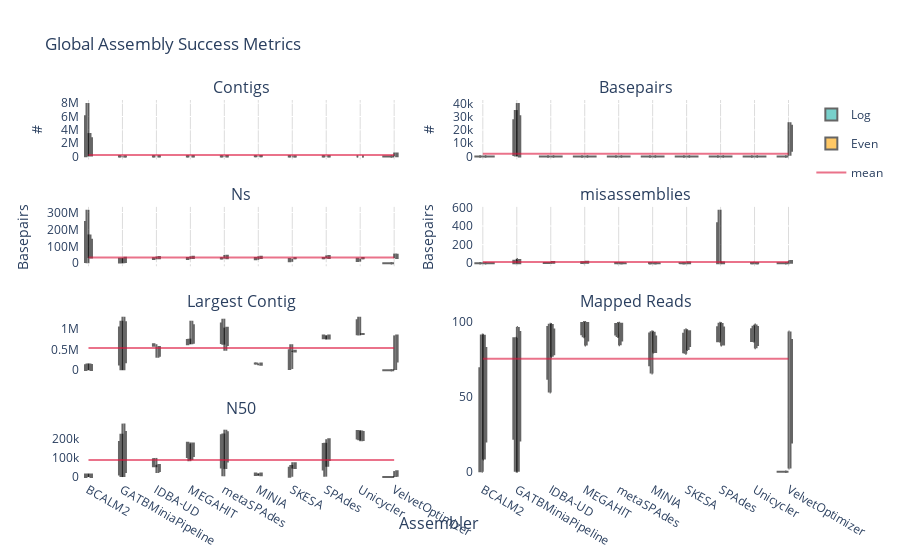

Source (notebook cell):
### Markdown cell above
## Plot Statistics

### Code cell
fig_global = make_subplots(rows=4, cols=2, shared_xaxes=True, x_title="Assembler", 
                           subplot_titles=('Contigs', 'Basepairs', 'Ns', 'misassemblies','Largest Contig', 'Mapped Reads', 'N50'),
                           specs=[[{}, {}],[{}, {}],[{},{'rowspan': 2}],[{}, None]])
row_coord = 1
for column in ['contigs', 'basepairs', 'max_contig', 'n50']:
    showlegend = True if row_coord == 1 else False
    #log
    fig_global.add_trace(go.Violin(y=global_pipeline_metrics_df[column][global_pipeline_metrics_df['distribution'] == 'Log'],
                                   x=global_pipeline_metrics_df['assembler'][global_pipeline_metrics_df['distribution'] == 'Log'],
                                   legendgroup='Log', scalegroup='Log', name='Log', box_visible=True, line_color='black',
                                   meanline_visible=True, fillcolor='lightseagreen', opacity=0.6, side='negative',
                                   showlegend=showlegend, spanmode='hard'),
                         row=row_coord, col=1)
    #even
    fig_global.add_trace(go.Violin(y=global_pipeline_metrics_df[column][global_pipeline_metrics_df['distribution'] == 'Even'],
                               x=global_pipeline_metrics_df['assembler'][global_pipeline_metrics_df['distribution'] == 'Even'],
                               legendgroup='Even', scalegroup='Even', name='Even', box_visible=True, line_color='black',
                               meanline_visible=True, fillcolor='orange', opacity=0.6, side='positive',
                               showlegend=showlegend, spanmode='hard'),
                     row=row_coord, col=1)
    #mean
    fig_global.add_trace(go.Scatter(y=[global_pipeline_metrics_df[column].mean()]*len(global_pipeline_metrics_df['assembler']), 
                                    x=global_pipeline_metrics_df['assembler'], mode='lines', name='mean',
                                    line=dict(color="crimson"), opacity=0.6, showlegend=showlegend),
                         row=row_coord, col=1)

    row_coord += 1

row_coord = 1
for column in ['Ns', 'misassemblies']:
    #log
    fig_global.add_trace(go.Violin(y=global_pipeline_metrics_df[column][global_pipeline_metrics_df['distribution'] == 'Log'],
                                   x=global_pipeline_metrics_df['assembler'][global_pipeline_metrics_df['distribution'] == 'Log'],
                                   legendgroup='Log', scalegroup='Log', name='Log', box_visible=True, line_color='black',
                                   meanline_visible=True, fillcolor='lightseagreen', opacity=0.6, side='negative',
                                   showlegend=False, spanmode='hard'),
                         row=row_coord, col=2)
    #even
    fig_global.add_trace(go.Violin(y=global_pipeline_metrics_df[column][global_pipeline_metrics_df['distribution'] == 'Even'],
                               x=global_pipeline_metrics_df['assembler'][global_pipeline_metrics_df['distribution'] == 'Even'],
                               legendgroup='Even', scalegroup='Even', name='Even', box_visible=True, line_color='black',
                               meanline_visible=True, fillcolor='orange', opacity=0.6, side='positive',
                               showlegend=False, spanmode='hard'),
                     row=row_coord, col=2)
    #mean
    fig_global.add_trace(go.Scatter(y=[global_pipeline_metrics_df[column].mean()]*len(global_pipeline_metrics_df['assembler']), 
                                    x=global_pipeline_metrics_df['assembler'], mode='lines', name='mean',
                                    line=dict(color="crimson"), opacity=0.6, showlegend=False),
                         row=row_coord, col=2)
    row_coord += 1

fig_global.add_trace(go.Violin(y=global_pipeline_metrics_df['mapped_reads'][global_pipeline_metrics_df['distribution'] == 'Log'], 
                                     x=global_pipeline_metrics_df['assembler'][global_pipeline_metrics_df['distribution'] == 'Log'],
                                     box_visible=True, line_color='black',legendgroup='Log', scalegroup='Log', name='Log',
                                     meanline_visible=True, fillcolor='lightseagreen', opacity=0.6, side='negative',
                                     showlegend=False, spanmode='hard'), row=3, col=2)
fig_global.add_trace(go.Violin(y=global_pipeline_metrics_df['mapped_reads'][global_pipeline_metrics_df['distribution'] == 'Even'], 
                                     x=global_pipeline_metrics_df['assembler'][global_pipeline_metrics_df['distribution'] == 'Even'],
                                     box_visible=True, line_color='black',legendgroup='Even', scalegroup='Even', name='Even',
                                     meanline_visible=True, fillcolor='orange', opacity=0.6, side='positive',
                                     showlegend=False, spanmode='hard'), row=3, col=2)
fig_global.add_trace(go.Scatter(y=[global_pipeline_metrics_df['mapped_reads'].mean()]*len(global_pipeline_metrics_df['assembler']), 
                                     x=global_pipeline_metrics_df['assembler'], mode='lines',name='mean',
                                     line=dict(color="crimson"), opacity=0.6, showlegend=False), row=3, col=2)


fig_global.update_layout(plot_bgcolor='rgb(255,255,255)', title_text="Global Assembly Success Metrics")
# grid
fig_global['layout']['xaxis']['gridcolor']='#DCDCDC'
fig_global['layout']['xaxis2']['gridcolor']='#DCDCDC'
fig_global['layout']['xaxis3']['gridcolor']='#DCDCDC'
fig_global['layout']['xaxis4']['gridcolor']='#DCDCDC'
# y-axis legends
fig_global['layout']['yaxis']['title']='#'
fig_global['layout']['yaxis2']['title']='#'
fig_global['layout']['yaxis3']['title']='Basepairs'
fig_global['layout']['yaxis4']['title']='Basepairs'

fig_global.update_layout(violingap=0, violinmode='overlay')

fig_global.show()

### Figure 1 — Plotly figure (JSON) as saved in the notebook; plotly's stock layout.template omitted (floating-point values rounded to 4 significant figures)
{"data": [{"box": {"visible": true}, "fillcolor": "lightseagreen", "legendgroup": "Log", "line": {"color": "black"}, "meanline": {"visible": true}, "name": "Log", "opacity": 0.6, "scalegroup": "Log", "showlegend": true, "side": "negative", "spanmode": "hard", "type": "violin", "x": ["BCALM2", "GATBMiniaPipeline", "IDBA-UD", "MEGAHIT", "metaSPAdes", "MINIA", "SKESA", "SPAdes", "Unicycler", "VelvetOptimizer", "BCALM2", "GATBMiniaPipeline", "IDBA-UD", "MEGAHIT", "metaSPAdes", "MINIA", "SKESA", "SPAdes", "Unicycler", "VelvetOptimizer", "BCALM2", "GATBMiniaPipeline", "IDBA-UD", "MEGAHIT", "metaSPAdes", "MINIA", "SKESA", "SPAdes", "Unicycler", "VelvetOptimizer"], "xaxis": "x", "y": [25293, 0, 1774, 810, 692, 13750, 990, 1569, 626, 0, 8035706, 6672, 14151, 14172, 26294, 37275, 8822, 36216, 202, 0, 0, 573, 1787, 915, 824, 25178, 24071, 8910, 571, 0], "yaxis": "y"}, {"box": {"visible": true}, "fillcolor": "orange", "legendgroup": "Even", "line": {"color": "black"}, "meanline": {"visible": true}, "name": "Even", "opacity": 0.6, "scalegroup": "Even", "showlegend": true, "side": "positive", "spanmode": "hard", "type": "violin", "x": ["BCALM2", "GATBMiniaPipeline", "IDBA-UD", "MEGAHIT", "metaSPAdes", "MINIA", "SKESA", "SPAdes", "Unicycler", "VelvetOptimizer", "BCALM2", "GATBMiniaPipeline", "IDBA-UD", "MEGAHIT", "metaSPAdes", "MINIA", "SKESA", "SPAdes", "Unicycler", "VelvetOptimizer", "BCALM2", "GATBMiniaPipeline", "IDBA-UD", "MEGAHIT", "metaSPAdes", "MINIA", "SKESA", "SPAdes", "Unicycler", "VelvetOptimizer"], "xaxis": "x", "y": [395209, 456, 1808, 1076, 819, 17451, 2009, 7786, 705, 15622, 25293, 0, 1845, 809, 636, 16548, 1607, 1132, 970, 8783, 3508016, 5400, 20191, 20614, 61637, 67974, 1352, 39809, 909, 583131], "yaxis": "y"}, {"line": {"color": "crimson"}, "mode": "lines", "name": "mean", "opacity": 0.6, "showlegend": true, "type": "scatter", "x": ["BCALM2", "GATBMiniaPipeline", "IDBA-UD", "MEGAHIT", "metaSPAdes", "MINIA", "SKESA", "SPAdes", "Unicycler", "VelvetOptimizer", "BCALM2", "GATBMiniaPipeline", "IDBA-UD", "MEGAHIT", "metaSPAdes", "MINIA", "SKESA", "SPAdes", "Unicycler", "VelvetOptimizer", "BCALM2", "GATBMiniaPipeline", "IDBA-UD", "MEGAHIT", "metaSPAdes", "MINIA", "SKESA", "SPAdes", "Unicycler", "VelvetOptimizer", "BCALM2", "GATBMiniaPipeline", "IDBA-UD", "MEGAHIT", "metaSPAdes", "MINIA", "SKESA", "SPAdes", "Unicycler", "VelvetOptimizer", "BCALM2", "GATBMiniaPipeline", "IDBA-UD", "MEGAHIT", "metaSPAdes", "MINIA", "SKESA", "SPAdes", "Unicycler", "VelvetOptimizer", "BCALM2", "GATBMiniaPipeline", "IDBA-UD", "MEGAHIT", "metaSPAdes", "MINIA", "SKESA", "SPAdes", "Unicycler", "VelvetOptimizer"], "xaxis": "x", "y": [218300.0, 218300.0, 218300.0, 218300.0, 218300.0, 218300.0, 218300.0, 218300.0, 218300.0, 218300.0, 218300.0, 218300.0, 218300.0, 218300.0, 218300.0, 218300.0, 218300.0, 218300.0, 218300.0, 218300.0, 218300.0, 218300.0, 218300.0, 218300.0, 218300.0, 218300.0, 218300.0, 218300.0, 218300.0, 218300.0, 218300.0, 218300.0, 218300.0, 218300.0, 218300.0, 218300.0, 218300.0, 218300.0, 218300.0, 218300.0, 218300.0, 218300.0, 218300.0, 218300.0, 218300.0, 218300.0, 218300.0, 218300.0, 218300.0, 218300.0, 218300.0, 218300.0, 218300.0, 218300.0, 218300.0, 218300.0, 218300.0, 218300.0, 218300.0, 218300.0], "yaxis": "y"}, {"box": {"visible": true}, "fillcolor": "lightseagreen", "legendgroup": "Log", "line": {"color": "black"}, "meanline": {"visible": true}, "name": "Log", "opacity": 0.6, "scalegroup": "Log", "showlegend": false, "side": "negative", "spanmode": "hard", "type": "violin", "x": ["BCALM2", "GATBMiniaPipeline", "IDBA-UD", "MEGAHIT", "metaSPAdes", "MINIA", "SKESA", "SPAdes", "Unicycler", "VelvetOptimizer", "BCALM2", "GATBMiniaPipeline", "IDBA-UD", "MEGAHIT", "metaSPAdes", "MINIA", "SKESA", "SPAdes", "Unicycler", "VelvetOptimizer", "BCALM2", "GATBMiniaPipeline", "IDBA-UD", "MEGAHIT", "metaSPAdes", "MINIA", "SKESA", "SPAdes", "Unicycler", "VelvetOptimizer"], "xaxis": "x3", "y": [31046921, 0, 30387775, 30550299, 30394094, 30499670, 19734265, 30474914, 24237959, 0, 315567452, 17151500, 23586259, 24498566, 27823481, 20758079, 8818742, 29515613, 9733620, 0, 0, 30464688, 30347186, 30585063, 30484590, 30957025, 26344064, 31037639, 27485372, 0], "yaxis": "y3"}, {"box": {"visible": true}, "fillcolor": "orange", "legendgroup": "Even", "line": {"color": "black"}, "meanline": {"visible": true}, "name": "Even", "opacity": 0.6, "scalegroup": "Even", "showlegend": false, "side": "positive", "spanmode": "hard", "type": "violin", "x": ["BCALM2", "GATBMiniaPipeline", "IDBA-UD", "MEGAHIT", "metaSPAdes", "MINIA", "SKESA", "SPAdes", "Unicycler", "VelvetOptimizer", "BCALM2", "GATBMiniaPipeline", "IDBA-UD", "MEGAHIT", "metaSPAdes", "MINIA", "SKESA", "SPAdes", "Unicycler", "VelvetOptimizer", "BCALM2", "GATBMiniaPipeline", "IDBA-UD", "MEGAHIT", "metaSPAdes", "MINIA", "SKESA", "SPAdes", "Unicycler", "VelvetOptimizer"], "xaxis": "x3", "y": [45781136, 30458023, 30395802, 30628130, 30472093, 30676700, 30081658, 30958558, 30388464, 31184863, 31046921, 0, 30395584, 30544991, 30459024, 30657602, 30142664, 30457357, 30377844, 30555066, 170402348, 32811321, 39779015, 41166407, 48961158, 41185484, 30430077, 46536814, 30590156, 57139680], "yaxis": "y3"}, {"line": {"color": "crimson"}, "mode": "lines", "name": "mean", "opacity": 0.6, "showlegend": false, "type": "scatter", "x": ["BCALM2", "GATBMiniaPipeline", "IDBA-UD", "MEGAHIT", "metaSPAdes", "MINIA", "SKESA", "SPAdes", "Unicycler", "VelvetOptimizer", "BCALM2", "GATBMiniaPipeline", "IDBA-UD", "MEGAHIT", "metaSPAdes", "MINIA", "SKESA", "SPAdes", "Unicycler", "VelvetOptimizer", "BCALM2", "GATBMiniaPipeline", "IDBA-UD", "MEGAHIT", "metaSPAdes", "MINIA", "SKESA", "SPAdes", "Unicycler", "VelvetOptimizer", "BCALM2", "GATBMiniaPipeline", "IDBA-UD", "MEGAHIT", "metaSPAdes", "MINIA", "SKESA", "SPAdes", "Unicycler", "VelvetOptimizer", "BCALM2", "GATBMiniaPipeline", "IDBA-UD", "MEGAHIT", "metaSPAdes", "MINIA", "SKESA", "SPAdes", "Unicycler", "VelvetOptimizer", "BCALM2", "GATBMiniaPipeline", "IDBA-UD", "MEGAHIT", "metaSPAdes", "MINIA", "SKESA", "SPAdes", "Unicycler", "VelvetOptimizer"], "xaxis": "x3", "y": [34620000.0, 34620000.0, 34620000.0, 34620000.0, 34620000.0, 34620000.0, 34620000.0, 34620000.0, 34620000.0, 34620000.0, 34620000.0, 34620000.0, 34620000.0, 34620000.0, 34620000.0, 34620000.0, 34620000.0, 34620000.0, 34620000.0, 34620000.0, 34620000.0, 34620000.0, 34620000.0, 34620000.0, 34620000.0, 34620000.0, 34620000.0, 34620000.0, 34620000.0, 34620000.0, 34620000.0, 34620000.0, 34620000.0, 34620000.0, 34620000.0, 34620000.0, 34620000.0, 34620000.0, 34620000.0, 34620000.0, 34620000.0, 34620000.0, 34620000.0, 34620000.0, 34620000.0, 34620000.0, 34620000.0, 34620000.0, 34620000.0, 34620000.0, 34620000.0, 34620000.0, 34620000.0, 34620000.0, 34620000.0, 34620000.0, 34620000.0, 34620000.0, 34620000.0, 34620000.0], "yaxis": "y3"}, {"box": {"visible": true}, "fillcolor": "lightseagreen", "legendgroup": "Log", "line": {"color": "black"}, "meanline": {"visible": true}, "name": "Log", "opacity": 0.6, "scalegroup": "Log", "showlegend": false, "side": "negative", "spanmode": "hard", "type": "violin", "x": ["BCALM2", "GATBMiniaPipeline", "IDBA-UD", "MEGAHIT", "metaSPAdes", "MINIA", "SKESA", "SPAdes", "Unicycler", "VelvetOptimizer", "BCALM2", "GATBMiniaPipeline", "IDBA-UD", "MEGAHIT", "metaSPAdes", "MINIA", "SKESA", "SPAdes", "Unicycler", "VelvetOptimizer", "BCALM2", "GATBMiniaPipeline", "IDBA-UD", "MEGAHIT", "metaSPAdes", "MINIA", "SKESA", "SPAdes", "Unicycler", "VelvetOptimizer"], "xaxis": "x5", "y": [161812, 0, 585610, 632274, 1254775, 161812, 632013, 753683, 949816, 0, 3093, 542997, 632213, 768410, 622107, 163543, 29155, 847683, 847639, 0, 0, 1204187, 631970, 632274, 780172, 161812, 35242, 847495, 1301952, 0], "yaxis": "y5"}, {"box": {"visible": true}, "fillcolor": "orange", "legendgroup": "Even", "line": {"color": "black"}, "meanline": {"visible": true}, "name": "Even", "opacity": 0.6, "scalegroup": "Even", "showlegend": false, "side": "positive", "spanmode": "hard", "type": "violin", "x": ["BCALM2", "GATBMiniaPipeline", "IDBA-UD", "MEGAHIT", "metaSPAdes", "MINIA", "SKESA", "SPAdes", "Unicycler", "VelvetOptimizer", "BCALM2", "GATBMiniaPipeline", "IDBA-UD", "MEGAHIT", "metaSPAdes", "MINIA", "SKESA", "SPAdes", "Unicycler", "VelvetOptimizer", "BCALM2", "GATBMiniaPipeline", "IDBA-UD", "MEGAHIT", "metaSPAdes", "MINIA", "SKESA", "SPAdes", "Unicycler", "VelvetOptimizer"], "xaxis": "x5", "y": [16662, 1303074, 585610, 768389, 1032828, 161812, 474592, 847495, 882570, 846904, 161812, 0, 493975, 632274, 1036942, 161812, 474592, 847683, 882626, 847680, 994, 768462, 303329, 1205839, 473277, 117945, 446163, 745370, 882404, 1418], "yaxis": "y5"}, {"line": {"color": "crimson"}, "mode": "lines", "name": "mean", "opacity": 0.6, "showlegend": false, "type": "scatter", "x": ["BCALM2", "GATBMiniaPipeline", "IDBA-UD", "MEGAHIT", "metaSPAdes", "MINIA", "SKESA", "SPAdes", "Unicycler", "VelvetOptimizer", "BCALM2", "GATBMiniaPipeline", "IDBA-UD", "MEGAHIT", "metaSPAdes", "MINIA", "SKESA", "SPAdes", "Unicycler", "VelvetOptimizer", "BCALM2", "GATBMiniaPipeline", "IDBA-UD", "MEGAHIT", "metaSPAdes", "MINIA", "SKESA", "SPAdes", "Unicycler", "VelvetOptimizer", "BCALM2", "GATBMiniaPipeline", "IDBA-UD", "MEGAHIT", "metaSPAdes", "MINIA", "SKESA", "SPAdes", "Unicycler", "VelvetOptimizer", "BCALM2", "GATBMiniaPipeline", "IDBA-UD", "MEGAHIT", "metaSPAdes", "MINIA", "SKESA", "SPAdes", "Unicycler", "VelvetOptimizer", "BCALM2", "GATBMiniaPipeline", "IDBA-UD", "MEGAHIT", "metaSPAdes", "MINIA", "SKESA", "SPAdes", "Unicycler", "VelvetOptimizer"], "xaxis": "x5", "y": [543100.0, 543100.0, 543100.0, 543100.0, 543100.0, 543100.0, 543100.0, 543100.0, 543100.0, 543100.0, 543100.0, 543100.0, 543100.0, 543100.0, 543100.0, 543100.0, 543100.0, 543100.0, 543100.0, 543100.0, 543100.0, 543100.0, 543100.0, 543100.0, 543100.0, 543100.0, 543100.0, 543100.0, 543100.0, 543100.0, 543100.0, 543100.0, 543100.0, 543100.0, 543100.0, 543100.0, 543100.0, 543100.0, 543100.0, 543100.0, 543100.0, 543100.0, 543100.0, 543100.0, 543100.0, 543100.0, 543100.0, 543100.0, 543100.0, 543100.0, 543100.0, 543100.0, 543100.0, 543100.0, 543100.0, 543100.0, 543100.0, 543100.0, 543100.0, 543100.0], "yaxis": "y5"}, {"box": {"visible": true}, "fillcolor": "lightseagreen", "legendgroup": "Log", "line": {"color": "black"}, "meanline": {"visible": true}, "name": "Log", "opacity": 0.6, "scalegroup": "Log", "showlegend": false, "side": "negative", "spanmode": "hard", "type": "violin", "x": ["BCALM2", "GATBMiniaPipeline", "IDBA-UD", "MEGAHIT", "metaSPAdes", "MINIA", "SKESA", "SPAdes", "Unicycler", "VelvetOptimizer", "BCALM2", "GATBMiniaPipeline", "IDBA-UD", "MEGAHIT", "metaSPAdes", "MINIA", "SKESA", "SPAdes", "Unicycler", "VelvetOptimizer", "BCALM2", "GATBMiniaPipeline", "IDBA-UD", "MEGAHIT", "metaSPAdes", "MINIA", "SKESA", "SPAdes", "Unicycler", "VelvetOptimizer"], "xaxis": "x7", "y": [17766, 0, 71814, 171540, 226206, 18690, 62978, 151795, 190506, 0, 35, 55204, 51161, 82249, 3674, 7525, 1431, 1971, 228329, 0, 0, 224968, 99244, 179870, 189098, 17610, 1960, 177625, 242300, 0], "yaxis": "y7"}, {"box": {"visible": true}, "fillcolor": "orange", "legendgroup": "Even", "line": {"color": "black"}, "meanline": {"visible": true}, "name": "Even", "opacity": 0.6, "scalegroup": "Even", "showlegend": false, "side": "positive", "spanmode": "hard", "type": "violin", "x": ["BCALM2", "GATBMiniaPipeline", "IDBA-UD", "MEGAHIT", "metaSPAdes", "MINIA", "SKESA", "SPAdes", "Unicycler", "VelvetOptimizer", "BCALM2", "GATBMiniaPipeline", "IDBA-UD", "MEGAHIT", "metaSPAdes", "MINIA", "SKESA", "SPAdes", "Unicycler", "VelvetOptimizer", "BCALM2", "GATBMiniaPipeline", "IDBA-UD", "MEGAHIT", "metaSPAdes", "MINIA", "SKESA", "SPAdes", "Unicycler", "VelvetOptimizer"], "xaxis": "x7", "y": [593, 277593, 61823, 173935, 193712, 18179, 44029, 196423, 242222, 27836, 17766, 0, 63282, 173579, 245937, 18326, 56026, 193595, 210819, 30985, 49, 102115, 20993, 88308, 42332, 7088, 76924, 53286, 185948, 94], "yaxis": "y7"}, {"line": {"color": "crimson"}, "mode": "lines", "name": "mean", "opacity": 0.6, "showlegend": false, "type": "scatter", "x": ["BCALM2", "GATBMiniaPipeline", "IDBA-UD", "MEGAHIT", "metaSPAdes", "MINIA", "SKESA", "SPAdes", "Unicycler", "VelvetOptimizer", "BCALM2", "GATBMiniaPipeline", "IDBA-UD", "MEGAHIT", "metaSPAdes", "MINIA", "SKESA", "SPAdes", "Unicycler", "VelvetOptimizer", "BCALM2", "GATBMiniaPipeline", "IDBA-UD", "MEGAHIT", "metaSPAdes", "MINIA", "SKESA", "SPAdes", "Unicycler", "VelvetOptimizer", "BCALM2", "GATBMiniaPipeline", "IDBA-UD", "MEGAHIT", "metaSPAdes", "MINIA", "SKESA", "SPAdes", "Unicycler", "VelvetOptimizer", "BCALM2", "GATBMiniaPipeline", "IDBA-UD", "MEGAHIT", "metaSPAdes", "MINIA", "SKESA", "SPAdes", "Unicycler", "VelvetOptimizer", "BCALM2", "GATBMiniaPipeline", "IDBA-UD", "MEGAHIT", "metaSPAdes", "MINIA", "SKESA", "SPAdes", "Unicycler", "VelvetOptimizer"], "xaxis": "x7", "y": [88320.0, 88320.0, 88320.0, 88320.0, 88320.0, 88320.0, 88320.0, 88320.0, 88320.0, 88320.0, 88320.0, 88320.0, 88320.0, 88320.0, 88320.0, 88320.0, 88320.0, 88320.0, 88320.0, 88320.0, 88320.0, 88320.0, 88320.0, 88320.0, 88320.0, 88320.0, 88320.0, 88320.0, 88320.0, 88320.0, 88320.0, 88320.0, 88320.0, 88320.0, 88320.0, 88320.0, 88320.0, 88320.0, 88320.0, 88320.0, 88320.0, 88320.0, 88320.0, 88320.0, 88320.0, 88320.0, 88320.0, 88320.0, 88320.0, 88320.0, 88320.0, 88320.0, 88320.0, 88320.0, 88320.0, 88320.0, 88320.0, 88320.0, 88320.0, 88320.0], "yaxis": "y7"}, {"box": {"visible": true}, "fillcolor": "lightseagreen", "legendgroup": "Log", "line": {"color": "black"}, "meanline": {"visible": true}, "name": "Log", "opacity": 0.6, "scalegroup": "Log", "showlegend": false, "side": "negative", "spanmode": "hard", "type": "violin", "x": ["BCALM2", "GATBMiniaPipeline", "IDBA-UD", "MEGAHIT", "metaSPAdes", "MINIA", "SKESA", "SPAdes", "Unicycler", "VelvetOptimizer", "BCALM2", "GATBMiniaPipeline", "IDBA-UD", "MEGAHIT", "metaSPAdes", "MINIA", "SKESA", "SPAdes", "Unicycler", "VelvetOptimizer", "BCALM2", "GATBMiniaPipeline", "IDBA-UD", "MEGAHIT", "metaSPAdes", "MINIA", "SKESA", "SPAdes", "Unicycler", "VelvetOptimizer"], "xaxis": "x2", "y": [0, 0, 0, 0, 0, 0, 0, 0, 0, 0, 0, 4595, 0, 0, 0, 0, 0, 0, 0, 0, 0, 35084, 0, 0, 0, 0, 0, 0, 0, 0], "yaxis": "y2"}, {"box": {"visible": true}, "fillcolor": "orange", "legendgroup": "Even", "line": {"color": "black"}, "meanline": {"visible": true}, "name": "Even", "opacity": 0.6, "scalegroup": "Even", "showlegend": false, "side": "positive", "spanmode": "hard", "type": "violin", "x": ["BCALM2", "GATBMiniaPipeline", "IDBA-UD", "MEGAHIT", "metaSPAdes", "MINIA", "SKESA", "SPAdes", "Unicycler", "VelvetOptimizer", "BCALM2", "GATBMiniaPipeline", "IDBA-UD", "MEGAHIT", "metaSPAdes", "MINIA", "SKESA", "SPAdes", "Unicycler", "VelvetOptimizer", "BCALM2", "GATBMiniaPipeline", "IDBA-UD", "MEGAHIT", "metaSPAdes", "MINIA", "SKESA", "SPAdes", "Unicycler", "VelvetOptimizer"], "xaxis": "x2", "y": [0, 40477, 0, 0, 0, 0, 0, 0, 0, 25898, 0, 0, 0, 0, 0, 0, 0, 0, 0, 15556, 0, 19, 0, 0, 0, 0, 0, 0, 0, 480], "yaxis": "y2"}, {"line": {"color": "crimson"}, "mode": "lines", "name": "mean", "opacity": 0.6, "showlegend": false, "type": "scatter", "x": ["BCALM2", "GATBMiniaPipeline", "IDBA-UD", "MEGAHIT", "metaSPAdes", "MINIA", "SKESA", "SPAdes", "Unicycler", "VelvetOptimizer", "BCALM2", "GATBMiniaPipeline", "IDBA-UD", "MEGAHIT", "metaSPAdes", "MINIA", "SKESA", "SPAdes", "Unicycler", "VelvetOptimizer", "BCALM2", "GATBMiniaPipeline", "IDBA-UD", "MEGAHIT", "metaSPAdes", "MINIA", "SKESA", "SPAdes", "Unicycler", "VelvetOptimizer", "BCALM2", "GATBMiniaPipeline", "IDBA-UD", "MEGAHIT", "metaSPAdes", "MINIA", "SKESA", "SPAdes", "Unicycler", "VelvetOptimizer", "BCALM2", "GATBMiniaPipeline", "IDBA-UD", "MEGAHIT", "metaSPAdes", "MINIA", "SKESA", "SPAdes", "Unicycler", "VelvetOptimizer", "BCALM2", "GATBMiniaPipeline", "IDBA-UD", "MEGAHIT", "metaSPAdes", "MINIA", "SKESA", "SPAdes", "Unicycler", "VelvetOptimizer"], "xaxis": "x2", "y": [2035.0, 2035.0, 2035.0, 2035.0, 2035.0, 2035.0, 2035.0, 2035.0, 2035.0, 2035.0, 2035.0, 2035.0, 2035.0, 2035.0, 2035.0, 2035.0, 2035.0, 2035.0, 2035.0, 2035.0, 2035.0, 2035.0, 2035.0, 2035.0, 2035.0, 2035.0, 2035.0, 2035.0, 2035.0, 2035.0, 2035.0, 2035.0, 2035.0, 2035.0, 2035.0, 2035.0, 2035.0, 2035.0, 2035.0, 2035.0, 2035.0, 2035.0, 2035.0, 2035.0, 2035.0, 2035.0, 2035.0, 2035.0, 2035.0, 2035.0, 2035.0, 2035.0, 2035.0, 2035.0, 2035.0, 2035.0, 2035.0, 2035.0, 2035.0, 2035.0], "yaxis": "y2"}, {"box": {"visible": true}, "fillcolor": "lightseagreen", "legendgroup": "Log", "line": {"color": "black"}, "meanline": {"visible": true}, "name": "Log", "opacity": 0.6, "scalegroup": "Log", "showlegend": false, "side": "negative", "spanmode": "hard", "type": "violin", "x": ["BCALM2", "GATBMiniaPipeline", "IDBA-UD", "MEGAHIT", "metaSPAdes", "MINIA", "SKESA", "SPAdes", "Unicycler", "VelvetOptimizer", "BCALM2", "GATBMiniaPipeline", "IDBA-UD", "MEGAHIT", "metaSPAdes", "MINIA", "SKESA", "SPAdes", "Unicycler", "VelvetOptimizer", "BCALM2", "GATBMiniaPipeline", "IDBA-UD", "MEGAHIT", "metaSPAdes", "MINIA", "SKESA", "SPAdes", "Unicycler", "VelvetOptimizer"], "xaxis": "x4", "y": [0, 0, 4, 11, 4, 2, 1, 1, 0, 0, 0, 1, 3, 1, 3, 2, 0, 573, 0, 0, 0, 37, 3, 9, 0, 0, 1, 2, 5, 0], "yaxis": "y4"}, {"box": {"visible": true}, "fillcolor": "orange", "legendgroup": "Even", "line": {"color": "black"}, "meanline": {"visible": true}, "name": "Even", "opacity": 0.6, "scalegroup": "Even", "showlegend": false, "side": "positive", "spanmode": "hard", "type": "violin", "x": ["BCALM2", "GATBMiniaPipeline", "IDBA-UD", "MEGAHIT", "metaSPAdes", "MINIA", "SKESA", "SPAdes", "Unicycler", "VelvetOptimizer", "BCALM2", "GATBMiniaPipeline", "IDBA-UD", "MEGAHIT", "metaSPAdes", "MINIA", "SKESA", "SPAdes", "Unicycler", "VelvetOptimizer", "BCALM2", "GATBMiniaPipeline", "IDBA-UD", "MEGAHIT", "metaSPAdes", "MINIA", "SKESA", "SPAdes", "Unicycler", "VelvetOptimizer"], "xaxis": "x4", "y": [0, 45, 14, 10, 1, 0, 8, 2, 1, 25, 0, 0, 15, 6, 1, 1, 5, 1, 0, 19, 0, 2, 4, 17, 2, 0, 0, 10, 2, 0], "yaxis": "y4"}, {"line": {"color": "crimson"}, "mode": "lines", "name": "mean", "opacity": 0.6, "showlegend": false, "type": "scatter", "x": ["BCALM2", "GATBMiniaPipeline", "IDBA-UD", "MEGAHIT", "metaSPAdes", "MINIA", "SKESA", "SPAdes", "Unicycler", "VelvetOptimizer", "BCALM2", "GATBMiniaPipeline", "IDBA-UD", "MEGAHIT", "metaSPAdes", "MINIA", "SKESA", "SPAdes", "Unicycler", "VelvetOptimizer", "BCALM2", "GATBMiniaPipeline", "IDBA-UD", "MEGAHIT", "metaSPAdes", "MINIA", "SKESA", "SPAdes", "Unicycler", "VelvetOptimizer", "BCALM2", "GATBMiniaPipeline", "IDBA-UD", "MEGAHIT", "metaSPAdes", "MINIA", "SKESA", "SPAdes", "Unicycler", "VelvetOptimizer", "BCALM2", "GATBMiniaPipeline", "IDBA-UD", "MEGAHIT", "metaSPAdes", "MINIA", "SKESA", "SPAdes", "Unicycler", "VelvetOptimizer", "BCALM2", "GATBMiniaPipeline", "IDBA-UD", "MEGAHIT", "metaSPAdes", "MINIA", "SKESA", "SPAdes", "Unicycler", "VelvetOptimizer"], "xaxis": "x4", "y": [14.23, 14.23, 14.23, 14.23, 14.23, 14.23, 14.23, 14.23, 14.23, 14.23, 14.23, 14.23, 14.23, 14.23, 14.23, 14.23, 14.23, 14.23, 14.23, 14.23, 14.23, 14.23, 14.23, 14.23, 14.23, 14.23, 14.23, 14.23, 14.23, 14.23, 14.23, 14.23, 14.23, 14.23, 14.23, 14.23, 14.23, 14.23, 14.23, 14.23, 14.23, 14.23, 14.23, 14.23, 14.23, 14.23, 14.23, 14.23, 14.23, 14.23, 14.23, 14.23, 14.23, 14.23, 14.23, 14.23, 14.23, 14.23, 14.23, 14.23], "yaxis": "y4"}, {"box": {"visible": true}, "fillcolor": "lightseagreen", "legendgroup": "Log", "line": {"color": "black"}, "meanline": {"visible": true}, "name": "Log", "opacity": 0.6, "scalegroup": "Log", "showlegend": false, "side": "negative", "spanmode": "hard", "type": "violin", "x": ["BCALM2", "GATBMiniaPipeline", "IDBA-UD", "MEGAHIT", "metaSPAdes", "MINIA", "SKESA", "SPAdes", "Unicycler", "VelvetOptimizer", "BCALM2", "GATBMiniaPipeline", "IDBA-UD", "MEGAHIT", "metaSPAdes", "MINIA", "SKESA", "SPAdes", "Unicycler", "VelvetOptimizer", "BCALM2", "GATBMiniaPipeline", "IDBA-UD", "MEGAHIT", "metaSPAdes", "MINIA", "SKESA", "SPAdes", "Unicycler", "VelvetOptimizer"], "xaxis": "x6", "y": [91.54, 0, 98.73, 99.82, 99.17, 93.73, 94.99, 99.3, 97.28, 0, 1.428, 89.4, 89.79, 89.76, 89.92, 87.68, 78.66, 87.24, 88.04, 0, 0, 87.73, 52.79, 97.53, 96.56, 65.54, 82.98, 86.86, 86.92, 0], "yaxis": "y6"}, {"box": {"visible": true}, "fillcolor": "orange", "legendgroup": "Even", "line": {"color": "black"}, "meanline": {"visible": true}, "name": "Even", "opacity": 0.6, "scalegroup": "Even", "showlegend": false, "side": "positive", "spanmode": "hard", "type": "violin", "x": ["BCALM2", "GATBMiniaPipeline", "IDBA-UD", "MEGAHIT", "metaSPAdes", "MINIA", "SKESA", "SPAdes", "Unicycler", "VelvetOptimizer", "BCALM2", "GATBMiniaPipeline", "IDBA-UD", "MEGAHIT", "metaSPAdes", "MINIA", "SKESA", "SPAdes", "Unicycler", "VelvetOptimizer", "BCALM2", "GATBMiniaPipeline", "IDBA-UD", "MEGAHIT", "metaSPAdes", "MINIA", "SKESA", "SPAdes", "Unicycler", "VelvetOptimizer"], "xaxis": "x6", "y": [55.8, 96.58, 76.6, 97.56, 97.05, 79.52, 91.6, 86.86, 91.16, 71.2, 91.37, 0, 98.58, 99.79, 99.34, 93.39, 94.32, 99.23, 98.26, 93.49, 8.15, 83.14, 83.67, 84.22, 84.33, 80.65, 81.25, 84.23, 82.31, 2.161], "yaxis": "y6"}, {"line": {"color": "crimson"}, "mode": "lines", "name": "mean", "opacity": 0.6, "showlegend": false, "type": "scatter", "x": ["BCALM2", "GATBMiniaPipeline", "IDBA-UD", "MEGAHIT", "metaSPAdes", "MINIA", "SKESA", "SPAdes", "Unicycler", "VelvetOptimizer", "BCALM2", "GATBMiniaPipeline", "IDBA-UD", "MEGAHIT", "metaSPAdes", "MINIA", "SKESA", "SPAdes", "Unicycler", "VelvetOptimizer", "BCALM2", "GATBMiniaPipeline", "IDBA-UD", "MEGAHIT", "metaSPAdes", "MINIA", "SKESA", "SPAdes", "Unicycler", "VelvetOptimizer", "BCALM2", "GATBMiniaPipeline", "IDBA-UD", "MEGAHIT", "metaSPAdes", "MINIA", "SKESA", "SPAdes", "Unicycler", "VelvetOptimizer", "BCALM2", "GATBMiniaPipeline", "IDBA-UD", "MEGAHIT", "metaSPAdes", "MINIA", "SKESA", "SPAdes", "Unicycler", "VelvetOptimizer", "BCALM2", "GATBMiniaPipeline", "IDBA-UD", "MEGAHIT", "metaSPAdes", "MINIA", "SKESA", "SPAdes", "Unicycler", "VelvetOptimizer"], "xaxis": "x6", "y": [75.32, 75.32, 75.32, 75.32, 75.32, 75.32, 75.32, 75.32, 75.32, 75.32, 75.32, 75.32, 75.32, 75.32, 75.32, 75.32, 75.32, 75.32, 75.32, 75.32, 75.32, 75.32, 75.32, 75.32, 75.32, 75.32, 75.32, 75.32, 75.32, 75.32, 75.32, 75.32, 75.32, 75.32, 75.32, 75.32, 75.32, 75.32, 75.32, 75.32, 75.32, 75.32, 75.32, 75.32, 75.32, 75.32, 75.32, 75.32, 75.32, 75.32, 75.32, 75.32, 75.32, 75.32, 75.32, 75.32, 75.32, 75.32, 75.32, 75.32], "yaxis": "y6"}], "layout": {"annotations": [{"font": {"size": 16}, "showarrow": false, "text": "Contigs", "x": 0.225, "xanchor": "center", "xref": "paper", "y": 1, "yanchor": "bottom", "yref": "paper"}, {"font": {"size": 16}, "showarrow": false, "text": "Basepairs", "x": 0.775, "xanchor": "center", "xref": "paper", "y": 1, "yanchor": "bottom", "yref": "paper"}, {"font": {"size": 16}, "showarrow": false, "text": "Ns", "x": 0.225, "xanchor": "center", "xref": "paper", "y": 0.7188, "yanchor": "bottom", "yref": "paper"}, {"font": {"size": 16}, "showarrow": false, "text": "misassemblies", "x": 0.775, "xanchor": "center", "xref": "paper", "y": 0.7188, "yanchor": "bottom", "yref": "paper"}, {"font": {"size": 16}, "showarrow": false, "text": "Largest Contig", "x": 0.225, "xanchor": "center", "xref": "paper", "y": 0.4375, "yanchor": "bottom", "yref": "paper"}, {"font": {"size": 16}, "showarrow": false, "text": "Mapped Reads", "x": 0.775, "xanchor": "center", "xref": "paper", "y": 0.4375, "yanchor": "bottom", "yref": "paper"}, {"font": {"size": 16}, "showarrow": false, "text": "N50", "x": 0.225, "xanchor": "center", "xref": "paper", "y": 0.1562, "yanchor": "bottom", "yref": "paper"}, {"font": {"size": 16}, "showarrow": false, "text": "Assembler", "x": 0.5, "xanchor": "center", "xref": "paper", "y": 0, "yanchor": "top", "yref": "paper", "yshift": -30}], "plot_bgcolor": "rgb(255,255,255)", "title": {"text": "Global Assembly Success Metrics"}, "violingap": 0, "violinmode": "overlay", "xaxis": {"anchor": "y", "domain": [0, 0.45], "gridcolor": "#DCDCDC", "matches": "x7", "showticklabels": false}, "xaxis2": {"anchor": "y2", "domain": [0.55, 1], "gridcolor": "#DCDCDC", "matches": "x6", "showticklabels": false}, "xaxis3": {"anchor": "y3", "domain": [0, 0.45], "gridcolor": "#DCDCDC", "matches": "x7", "showticklabels": false}, "xaxis4": {"anchor": "y4", "domain": [0.55, 1], "gridcolor": "#DCDCDC", "matches": "x6", "showticklabels": false}, "xaxis5": {"anchor": "y5", "domain": [0, 0.45], "matches": "x7", "showticklabels": false}, "xaxis6": {"anchor": "y6", "domain": [0.55, 1]}, "xaxis7": {"anchor": "y7", "domain": [0, 0.45]}, "yaxis": {"anchor": "x", "domain": [0.8438, 1], "title": {"text": "#"}}, "yaxis2": {"anchor": "x2", "domain": [0.8438, 1], "title": {"text": "#"}}, "yaxis3": {"anchor": "x3", "domain": [0.5625, 0.7188], "title": {"text": "Basepairs"}}, "yaxis4": {"anchor": "x4", "domain": [0.5625, 0.7188], "title": {"text": "Basepairs"}}, "yaxis5": {"anchor": "x5", "domain": [0.2812, 0.4375]}, "yaxis6": {"anchor": "x6", "domain": [0, 0.4375]}, "yaxis7": {"anchor": "x7", "domain": [0, 0.1562]}}}
